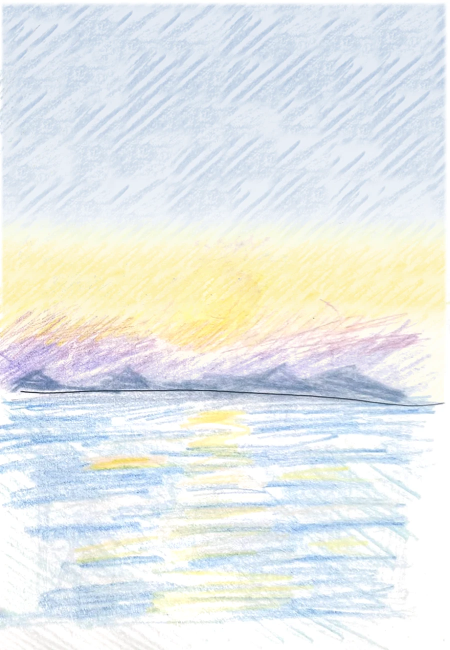
#> input picture assets/right_base.webp, 900 x 1300 px, given in place of left_raw.png, which was not available (shown at 1/2 size)
$ python flatten.py ../assets/right_base.webp
#> lines starting #> are read from the running program, lines starting #| are printed output that depends on the picture; after the words box and inside, x2 and y2 are one past the last pixel; in counts of white or black regions, pixels touching at a corner belong together
"""Remove photo lighting: divide each page by a smooth fitted paper estimate,
giving an 'ink' layer (paper = white) that can be multiplied onto any paper."""
import cv2, numpy as np, sys
D = sys.argv[1]
def fit(img, mask, deg=3):
    h, w = mask.shape
    ys, xs = np.nonzero(mask)
    idx = np.random.default_rng(0).choice(len(xs), min(40000, len(xs)), replace=False)
    xs, ys = xs[idx]/w, ys[idx]/h
    terms = lambda x, y: np.stack([x**i * y**j for i in range(deg+1) for j in range(deg+1-i)], -1)
    A = terms(xs, ys)
    gy, gx = np.mgrid[0:h, 0:w]
    G = terms(gx.ravel()/w, gy.ravel()/h)
    out = np.zeros_like(img, dtype=np.float32)
    for c in range(3):
        coef, *_ = np.linalg.lstsq(A, img[ys.astype(int)*0 + (ys*h).astype(int), (xs*w).astype(int), c].astype(np.float32), rcond=None)
        out[..., c] = (G @ coef).reshape(h, w)
    return out
for name in ['left', 'right']:
    im = cv2.imread(f'{D}/{name}_raw.png')
#> im is the input picture: shape (1300, 900, 3); mean B, G, R 233.5, 234.5, 230.3
    hsv = cv2.cvtColor(im, cv2.COLOR_BGR2HSV)
#> hsv: shape (1300, 900, 3); mean H, S, V 77, 25.1, 243.7
    v = hsv[..., 2].astype(np.float32)
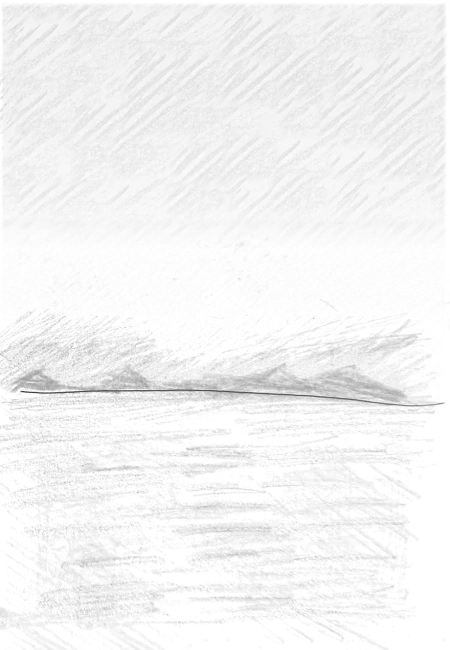
#> v: shape (1300, 900) float32 (shown at 1/2 size); min 28, max 255, mean 243.7
    # local brightness reference so we pick paper, not pencil
    loc = cv2.dilate(v, np.ones((41, 41)))
    mask = (hsv[..., 1] < 22) & (v > loc - 10)
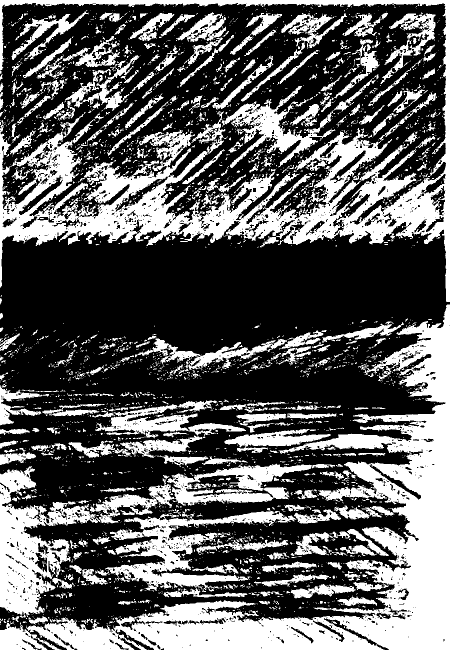
#> mask: shape (1300, 900) bool (shown at 1/2 size); 37% white; 3361 white regions (2896 under 20 px), largest, box (x1, y1, x2, y2) and area: (0, 609, 900, 1300) 125179, (0, 0, 900, 604) 105142, (0, 927, 670, 1236) 39523
    h, w = mask.shape
#> h = 1300; w = 900
    mask[:, w-40:] = False; mask[:, :25] = False   # gutters/edges
    if name == 'left': mask[1120:, 720:] = False    # finger
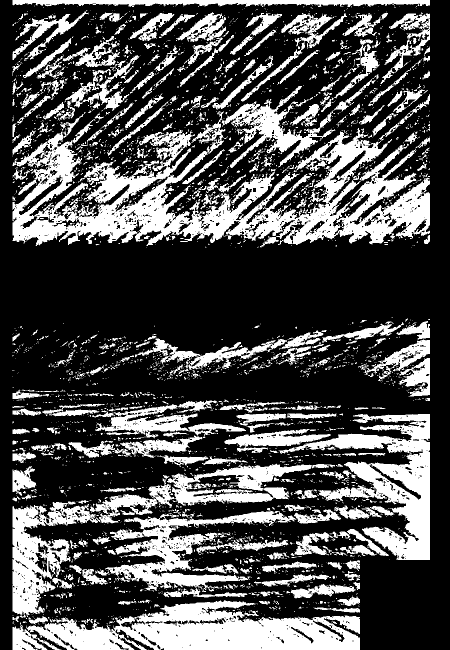
#> mask: shape (1300, 900) bool (shown at 1/2 size); 30.9% white; 3205 white regions (2742 under 20 px), largest, box (x1, y1, x2, y2) and area: (25, 222, 860, 495) 84175, (25, 1200, 720, 1300) 40917, (25, 927, 670, 1236) 31616
    else: mask[1180:, :200] = False
    bg = fit(im, mask)
#> after the loop in fit, `for c in range(3):`:
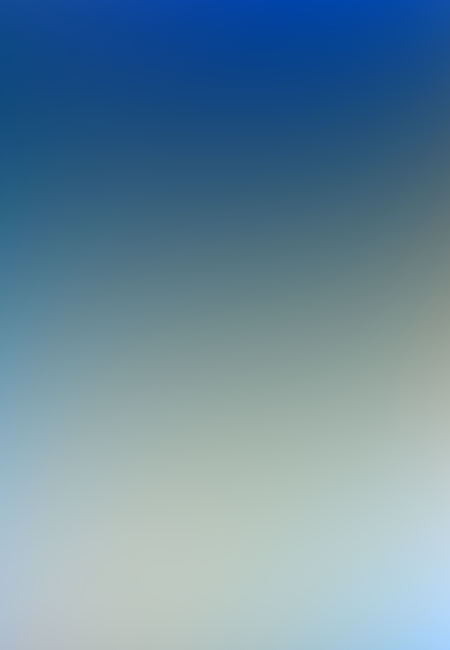
#> out: shape (1300, 900, 3) float32 (shown at 1/2 size); mean B, G, R 248.2, 246, 242.2; drawn with min black and max white
    ink = np.clip(im.astype(np.float32) / np.maximum(bg, 1) , 0, 1)
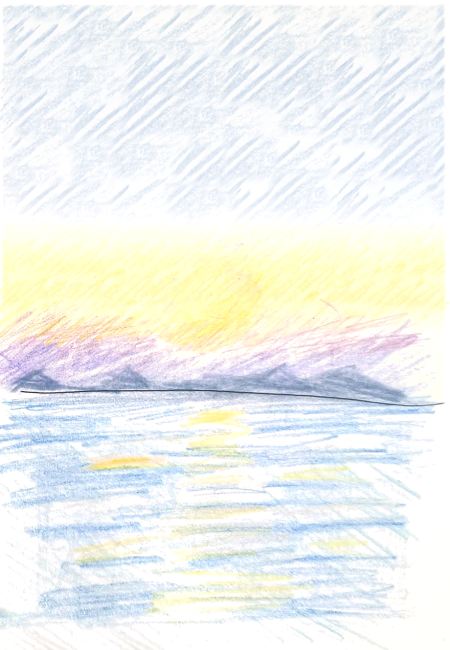
#> ink: shape (1300, 900, 3) float32 (shown at 1/2 size); mean B, G, R 0.941, 0.954, 0.943
    cv2.imwrite(f'{D}/{name}_ink.png', (ink*255).round().astype(np.uint8))
    cv2.imwrite(f'{D}/{name}_mask.png', mask.astype(np.uint8)*255)
#> pass 2 of the loop `for name in ['left', 'right']:`:
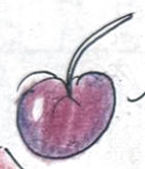
#> input picture assets/cherry.png, 145 x 169 px, given in place of right_raw.png, which was not available
#> im is the input picture: shape (169, 145, 3); mean B, G, R 214.5, 206.1, 216.7
#> hsv: shape (169, 145, 3); mean H, S, V 88, 21.2, 218.9
#> v: shape (169, 145) float32
#> loc: shape (169, 145) float32
#> `mask[:, :25] = False`:
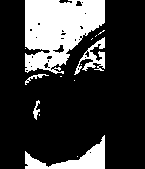
#> mask: shape (169, 145) bool; 22.8% white; 14 white regions (9 under 20 px), largest, box (x1, y1, x2, y2) and area: (25, 0, 105, 74) 4050, (25, 135, 105, 169) 985, (74, 37, 105, 75) 406, (33, 100, 40, 120) 65, (25, 74, 49, 85) 64
#> in fit (call 2), `ys, xs = np.nonzero(mask)`: ys = 5591 values from 0 to 168; xs = 5591 values, max 104 at index 71, min 25 at index 0, mean 62.87
#> idx = 5591 values, max 5590 at index 1886, min 0 at index 4542, mean 2795
#> in fit (call 2), `xs, ys = xs[idx]/w, ys[idx]/h`: xs = 5591 values, max 0.717 at index 34, min 0.172 at index 294, mean 0.434; ys = 5591 values, max 0.994 at index 30, min 0 at index 6, mean 0.328
#> after the loop in fit (call 2), `for c in range(3):`:
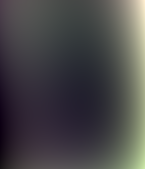
#> out: shape (169, 145, 3) float32; mean B, G, R 252.5, 252.2, 252.4; drawn with min black and max white
#> ink: shape (169, 145, 3) float32
